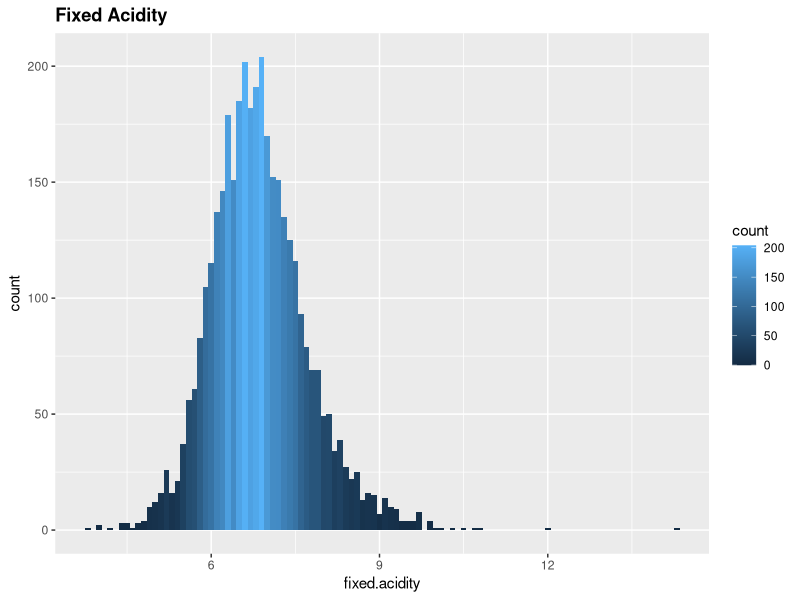
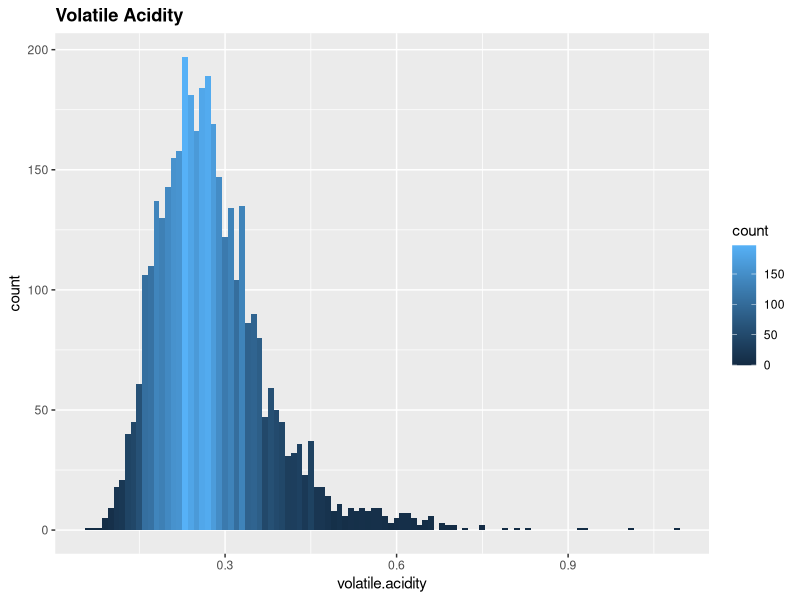
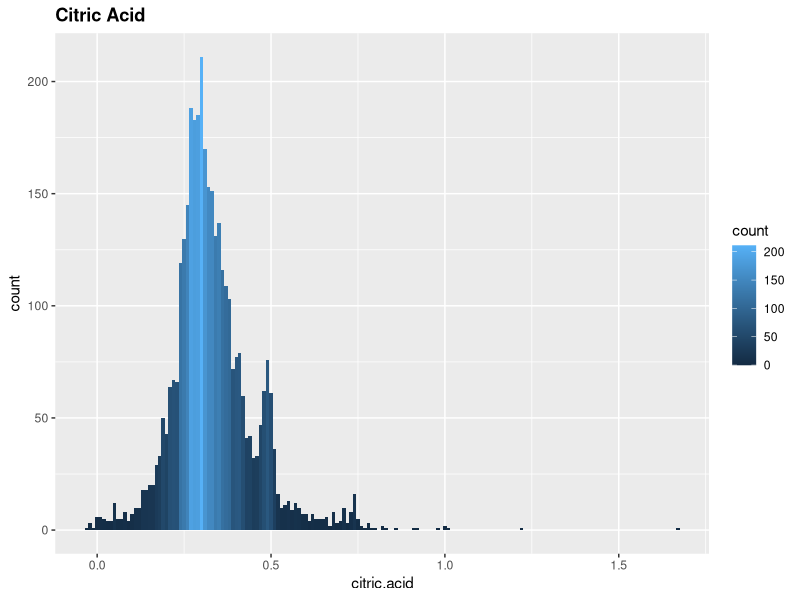
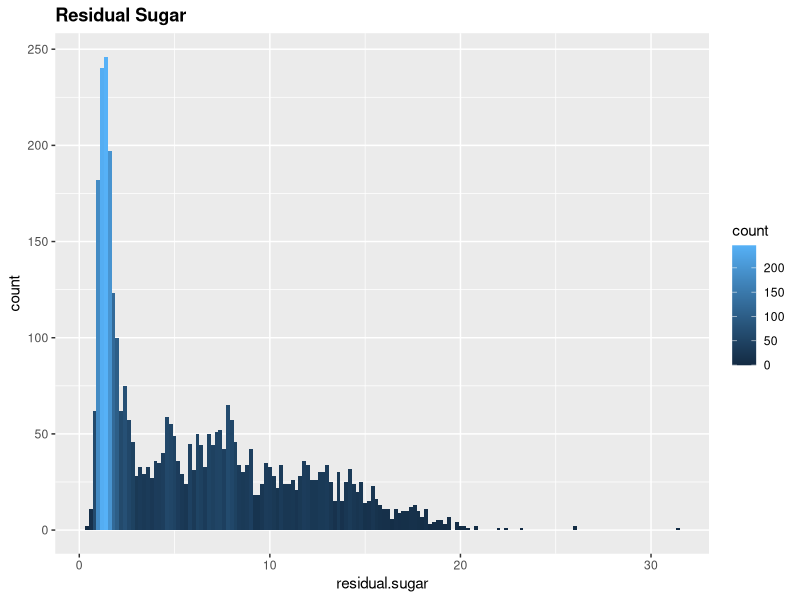
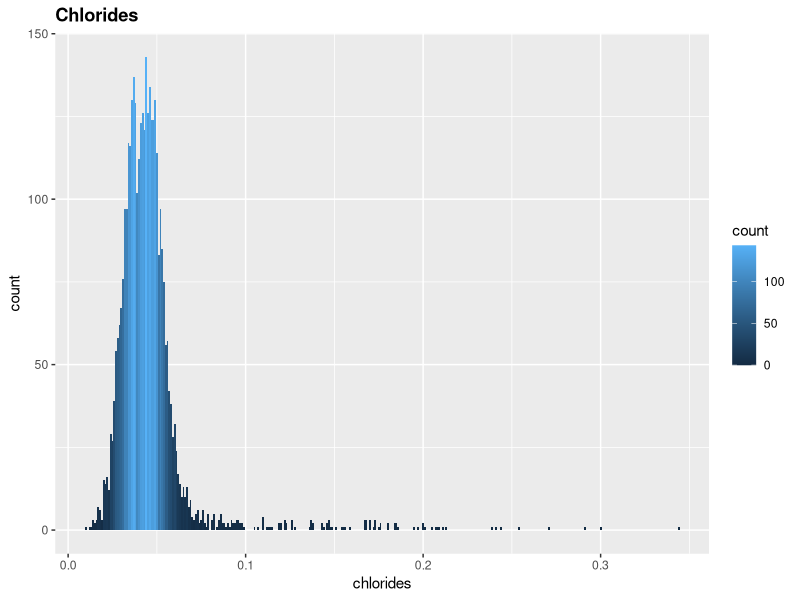
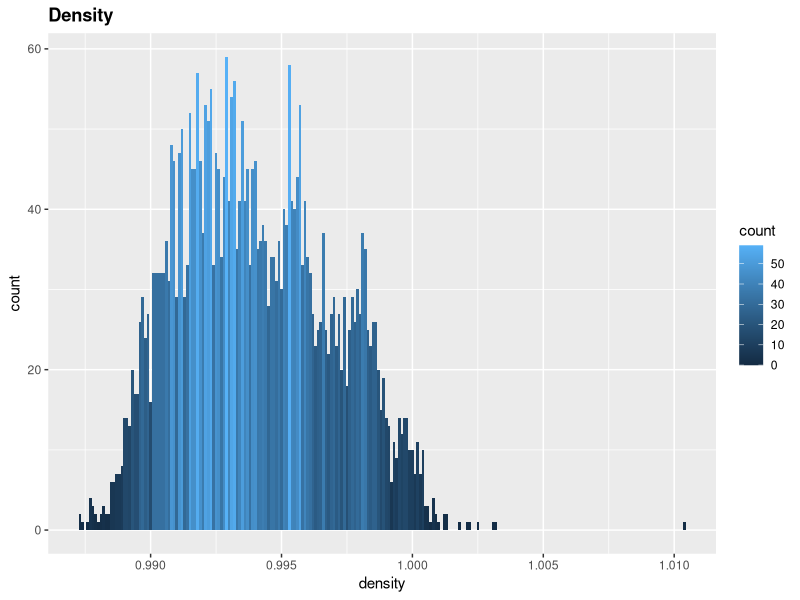
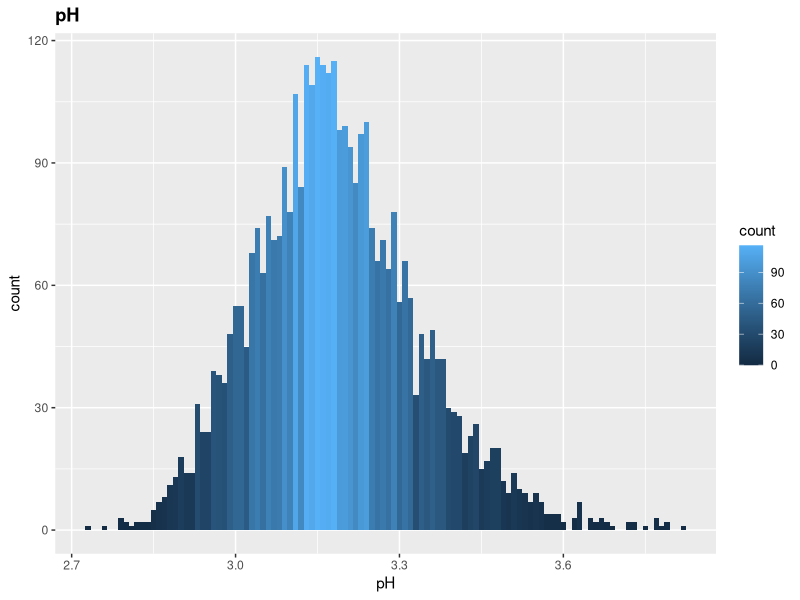
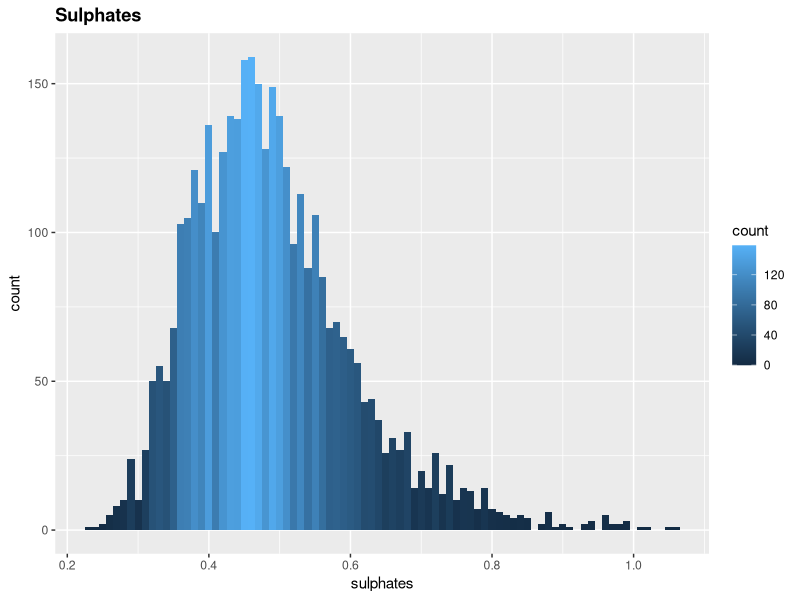

R code for these plots, in order:
#============================
#Using GLMS to Classifiy Wine
#============================

#=========
#Libraries
#=========

library(stats)#For backward model
library(boot)#For cross-validation
library(ggplot2)#For plots

#====
#Data
#====

train = read.csv('train.csv',header=T)
test = read.csv('test.csv',header=T)

#==============
#Data Summaries
#==============

summary(train[c('fixed.acidity')])
m <- ggplot(train, aes(x=fixed.acidity))
m + geom_histogram(aes(fill = ..count..),binwidth=.1) + ggtitle("Fixed Acidity") + theme(plot.title = element_text(lineheight=.8, face="bold"))

summary(train[c('volatile.acidity')])
m <- ggplot(train, aes(x=volatile.acidity))
m + geom_histogram(aes(fill = ..count..),binwidth=.01) + ggtitle("Volatile Acidity") + theme(plot.title = element_text(lineheight=.8, face="bold"))

summary(train[c('citric.acid')])
m <- ggplot(train, aes(x=citric.acid))
m + geom_histogram(aes(fill = ..count..),binwidth=.01) + ggtitle("Citric Acid") + theme(plot.title = element_text(lineheight=.8, face="bold"))

summary(train[c('residual.sugar')])
m <- ggplot(train, aes(x=residual.sugar))
m + geom_histogram(aes(fill = ..count..),binwidth=.2) + ggtitle("Residual Sugar") + theme(plot.title = element_text(lineheight=.8, face="bold"))

summary(train[c('chlorides')])
m <- ggplot(train, aes(x=chlorides))
m + geom_histogram(aes(fill = ..count..),binwidth=.001) + ggtitle("Chlorides") + theme(plot.title = element_text(lineheight=.8, face="bold"))

summary(train[c('density')])
m <- ggplot(train, aes(x=density))
m + geom_histogram(aes(fill = ..count..),binwidth=.0001) + ggtitle("Density") + theme(plot.title = element_text(lineheight=.8, face="bold"))

summary(train[c('pH')])
m <- ggplot(train, aes(x=pH))
m + geom_histogram(aes(fill = ..count..),binwidth=.01) + ggtitle("pH") + theme(plot.title = element_text(lineheight=.8, face="bold"))

summary(train[c('sulphates')])
m <- ggplot(train, aes(x=sulphates))
m + geom_histogram(aes(fill = ..count..),binwidth=.01) + ggtitle("Sulphates") + theme(plot.title = element_text(lineheight=.8, face="bold"))

summary(train[c('fixed.acidity')])
m <- ggplot(train, aes(x=fixed.acidity))
m + geom_histogram(aes(fill = ..count..),binwidth=.5) + ggtitle("Fixed Acidity") + theme(plot.title = element_text(lineheight=.8, face="bold"))

summary(train[c('fixed.acidity')])
m <- ggplot(train, aes(x=fixed.acidity))
m + geom_histogram(aes(fill = ..count..),binwidth=.5) + ggtitle("Fixed Acidity") + theme(plot.title = element_text(lineheight=.8, face="bold"))

summary(train[c('fixed.acidity')])
m <- ggplot(train, aes(x=fixed.acidity))
m + geom_histogram(aes(fill = ..count..),binwidth=.5) + ggtitle("Fixed Acidity") + theme(plot.title = element_text(lineheight=.8, face="bold"))


#=======================================
#First Model: Simple Logistic Regression
#=======================================

logistic = glm(good~.,family=binomial, data=train)
summary(logistic)

#==================================
#Second Model: Backward Elimination
#==================================

back = step(logistic,direction="backward")
summary(back)
